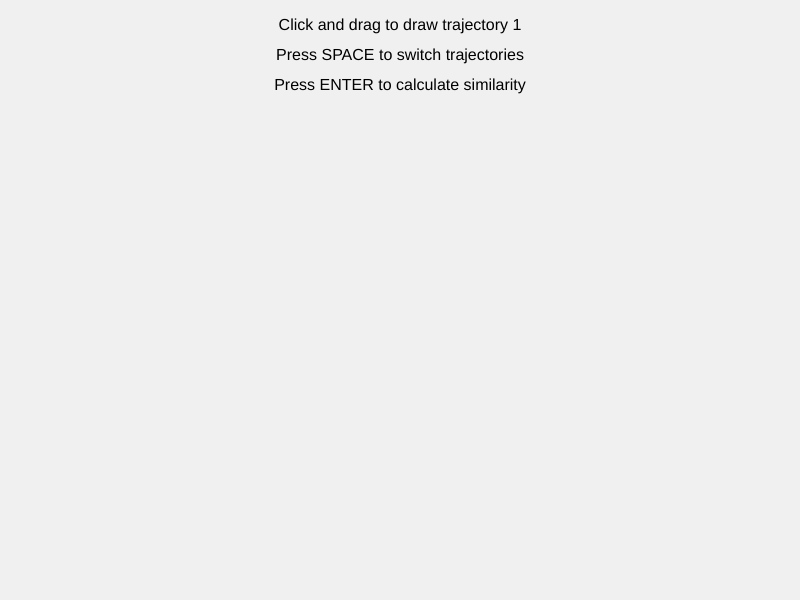
Frame 1 (no input)
Frame 60 (no input): identical to frame 1, image omitted
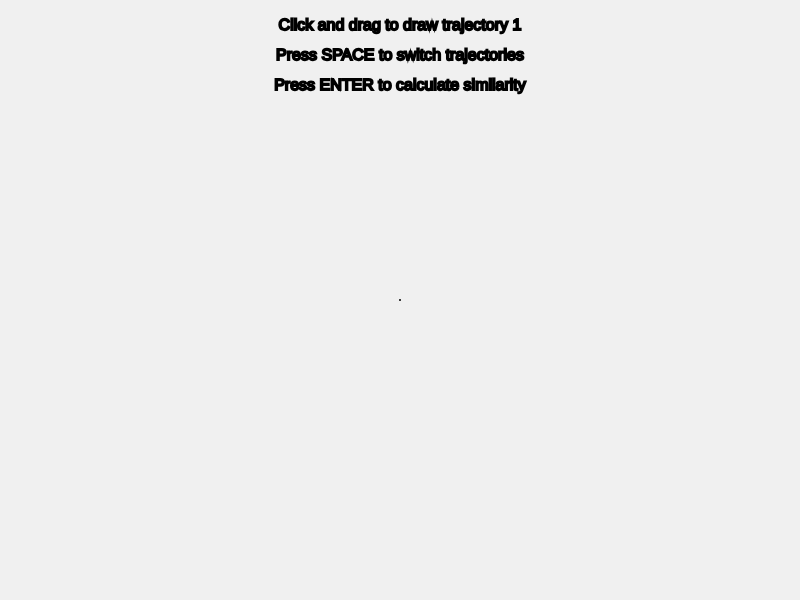
Frame 120 (the mouse pressed at the canvas centre since frame 60)

The p5.js sketch that drew these frames (run headless with seeded random() and noise() and a simulated clock; from frame 60 on, the mouse is pressed at the canvas centre):

// p5.js sketch
// ── sketch.js
let trajectory1 = [];
let trajectory2 = [];
let isRecording = false;
let currentTrajectory = 1;
let similarityScore = 0;

function setup() {
  createCanvas(800, 600);
  background(240);
  textAlign(CENTER);
}

function draw() {
  background(240);
  
  // Draw instructions
  fill(0);
  textSize(16);
  text("Click and drag to draw trajectory " + currentTrajectory, width/2, 30);
  text("Press SPACE to switch trajectories", width/2, 60);
  text("Press ENTER to calculate similarity", width/2, 90);
  
  // Draw trajectories
  drawTrajectory(trajectory1, color(255, 0, 0));
  drawTrajectory(trajectory2, color(0, 0, 255));
  
  // Draw current recording
  if (isRecording) {
    stroke(0);
    strokeWeight(2);
    line(mouseX, mouseY, pmouseX, pmouseY);
  }
  
  // Display similarity score
  if (similarityScore > 0) {
    text("Similarity Score: " + nf(similarityScore, 0, 2), width/2, height - 30);
  }
}

function drawTrajectory(trajectory, col) {
  if (trajectory.length > 0) {
    stroke(col);
    strokeWeight(2);
    noFill();
    beginShape();
    for (let point of trajectory) {
      vertex(point.x, point.y);
    }
    endShape();
  }
}

function mousePressed() {
  if (mouseX > 0 && mouseX < width && mouseY > 0 && mouseY < height) {
    isRecording = true;
    if (currentTrajectory === 1) {
      trajectory1 = [];
    } else {
      trajectory2 = [];
    }
  }
}

function mouseReleased() {
  isRecording = false;
}

function mouseDragged() {
  if (isRecording) {
    let point = createVector(mouseX, mouseY);
    if (currentTrajectory === 1) {
      trajectory1.push(point);
    } else {
      trajectory2.push(point);
    }
  }
}

function keyPressed() {
  if (keyCode === 32) { // SPACE
    currentTrajectory = currentTrajectory === 1 ? 2 : 1;
  } else if (keyCode === 13) { // ENTER
    if (trajectory1.length > 0 && trajectory2.length > 0) {
      similarityScore = calculateDTW(trajectory1, trajectory2);
    }
  }
}

function calculateDTW(traj1, traj2) {
  let n = traj1.length;
  let m = traj2.length;
  
  // Create cost matrix
  let cost = Array(n + 1).fill().map(() => Array(m + 1).fill(Infinity));
  cost[0][0] = 0;
  
  // Fill cost matrix
  for (let i = 1; i <= n; i++) {
    for (let j = 1; j <= m; j++) {
      let dist = p5.Vector.dist(traj1[i-1], traj2[j-1]);
      cost[i][j] = dist + min(cost[i-1][j], cost[i][j-1], cost[i-1][j-1]);
    }
  }
  
  // Normalize the final cost
  return cost[n][m] / (n + m);
}
